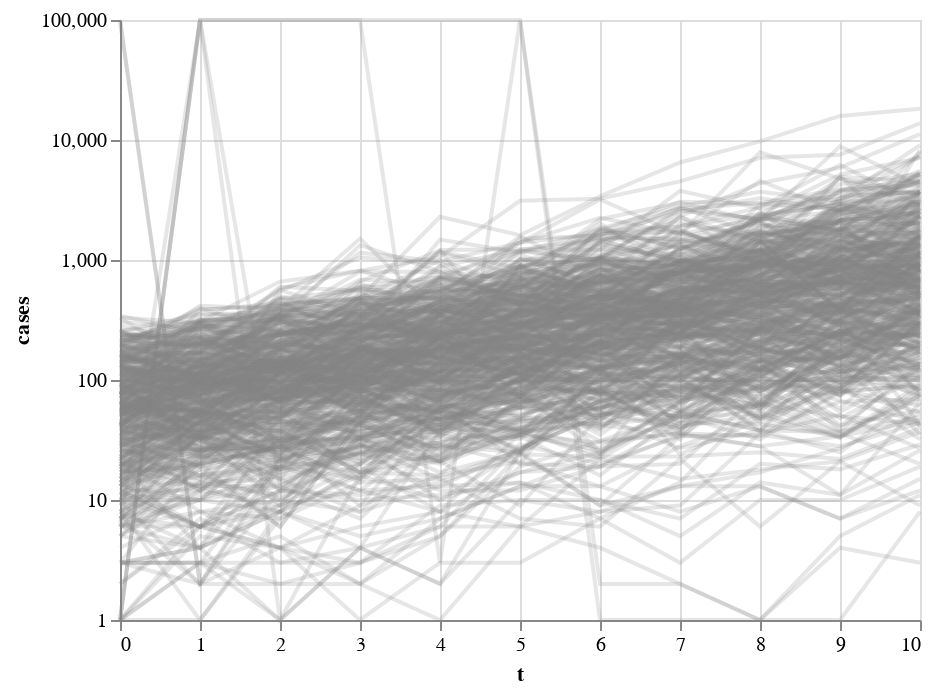

Notebook cell for this chart:
### Code cell
with improved_model:
    improved_prior_pred = pm.sample_prior_predictive()

prior_obs = pd.DataFrame(improved_prior_pred['obs'].T)
prior_obs_long = prior_obs.reset_index().melt('index', var_name = 'series', value_name = 'obs')
prior_obs_long.columns = ['t', 'series', 'cases']

alt.Chart( prior_obs_long.loc[prior_obs_long['t'] <=10] ).mark_line().encode(
    alt.X('t'),
    alt.Y(
        'cases', 
        scale = alt.Scale(type = 'log', domain = (1, 100_000)), 
        axis = alt.Axis(tickCount = 5)
    ),
    detail = 'series',
    opacity = alt.value(0.2),
    color = alt.value('grey')
)

### Figure 1 — Vega-Lite specification as saved in the notebook (floating-point values rounded to 4 significant figures; data arrays with more than 128 entries replaced by an {"elided": "..."} marker saying what was removed)
{"config": {"view": {"continuousWidth": 400, "continuousHeight": 300}}, "data": {"name": "data-59217bcc60d609b35a4228e43ba8c71d"}, "mark": "line", "encoding": {"color": {"value": "grey"}, "detail": {"type": "quantitative", "field": "series"}, "opacity": {"value": 0.2}, "x": {"type": "quantitative", "field": "t"}, "y": {"type": "quantitative", "axis": {"tickCount": 5}, "field": "cases", "scale": {"domain": [1, 100000], "type": "log"}}}, "$schema": "https://vega.github.io/schema/vega-lite/v4.8.1.json", "datasets": {"data-59217bcc60d609b35a4228e43ba8c71d": {"elided": "5500 records"}}}
